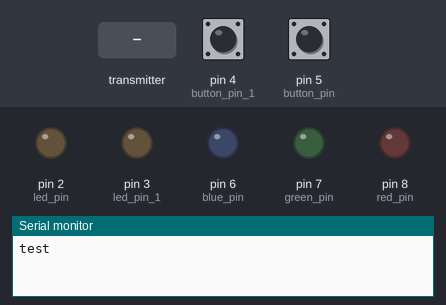
A sketch run on a simulated Arduino Uno, built with avr-gcc and run on an emulated ATmega328P. Shown: output pins drawn as LEDs (lit = HIGH), the last lines printed to the serial monitor. Inputs (shaded band) come from the test bench; at power-on: pin 4 (button_pin_1) LOW, pin 5 (button_pin) LOW. No radio packets arrive unless stated.

Above: at 1.2 s.
1.3 s: the transmitter starts sending test = 0
At 2.5 s:
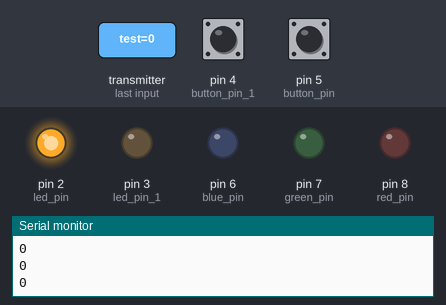
2.8 s: the transmitter starts sending test = 1
At 3.8 s:
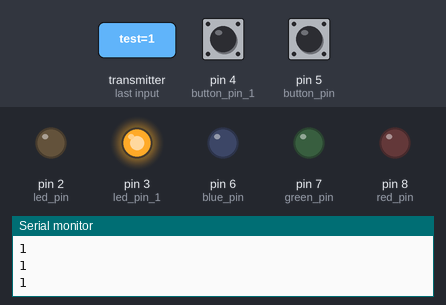
Timing chart, 0 to 5.8 s (numbered marks = the images above; inputs shaded):
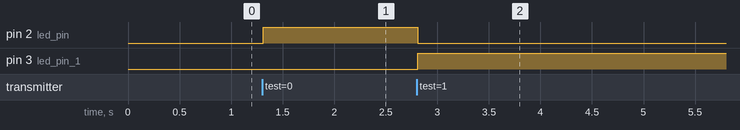

Measured:
- after the input at 1.3 s, pin 2 (led_pin): LOW → HIGH at once
- after the input at 2.8 s, pin 2 (led_pin): HIGH → LOW at once; pin 3 (led_pin_1): LOW → HIGH at once

The sketch:

Remote_Controller.ino
```cpp
#include <SPI.h>
#include <nRF24L01.h>
#include <RF24.h>


#define led_pin 2
#define led_pin_1 3
#define button_pin 5
#define button_pin_1 4
#define red_pin 8
#define green_pin 7
#define blue_pin 6


RF24 radio(9, 10); // CE, CSN
const byte address[][6] = {"00001", "00002"};     //Byte of array representing the address. This is the address where we will send the data. This should be same on the receiving side.


int count = 0;
int count1 = 0;
boolean button_state = 0;
boolean button_state_1 = 0;
boolean last_button = 0;
boolean last_button_1 = 0;

void setup() {
  pinMode(led_pin, OUTPUT);
  pinMode(led_pin_1, OUTPUT);
  pinMode(blue_pin, OUTPUT);
  pinMode(green_pin, OUTPUT);
  pinMode(red_pin, OUTPUT);
  pinMode(button_pin, INPUT);
  pinMode(button_pin_1, INPUT);
  Serial.begin(9600);
  radio.begin();                  //Starting the Wireless communication
  radio.openWritingPipe(address[1]);   //Setting the address at which we will receive the data
  radio.openReadingPipe(1, address[0]);
  radio.setPALevel(RF24_PA_MIN);  //You can set it as minimum or maximum depending on the distance between the transmitter and receiver.
  Serial.println("test");
}

void loop()
{
  delay(5);
  radio.stopListening();
  button_edge_detection();
  delay(5);
  radio.startListening();
  if(radio.available())
  {
    char test;
    radio.read(&test, sizeof(test));
    Serial.println(test);
    if(test == '0')
    {
      digitalWrite(led_pin, HIGH);
      digitalWrite(led_pin_1, LOW);
      digitalWrite(blue_pin, 0);
      digitalWrite(red_pin, 0);
      digitalWrite(green_pin, 0);
    }
    else if(test == '1')
    {
      digitalWrite(led_pin_1, HIGH);
      digitalWrite(led_pin, LOW);
    }
    else if(test == '2')
    {
      digitalWrite(led_pin_1, LOW);
      digitalWrite(blue_pin, 0);
      digitalWrite (green_pin, 255);
      digitalWrite (red_pin, 0);
    }
    else if(test == '3')
    {
      //digitalWrite(led_pin_1, LOW);
      digitalWrite(blue_pin, 255);
      digitalWrite (red_pin, 255);
      digitalWrite (green_pin, 0);
    }
  }
}


void button_edge_detection()
{
  button_state = digitalRead(button_pin);
  button_state_1 = digitalRead(button_pin_1);
  //
  if(button_state == HIGH && last_button == LOW)
  {
    count ++;
  }
  if(button_state_1 == HIGH && last_button_1 == LOW)
  {
    count1 ++;
  }

  if (count % 2 !=0 )
  {
    if (count1 % 2 !=0 )
    {
      const char text[] = "11";
      //Serial.println(text);
      radio.write(&text, sizeof(text));                  //Sending the message to receiver
    }
    else
    {
      const char text[] = "10";
      //Serial.println(text);
      radio.write(&text, sizeof(text));
    }
  }
  else
  {
    if (count1 % 2 !=0 )
    {
      const char text[] = "01";
      //Serial.println(text);
      radio.write(&text, sizeof(text));                  //Sending the message to receiver
    }
    else
    {
      const char text[] = "00";
      //Serial.println(text);
      radio.write(&text, sizeof(text));
    }                   //Sending the message to receiver
  }
  last_button = button_state;
  last_button_1 = button_state_1;
    //Sending the message to receiver
}
```
